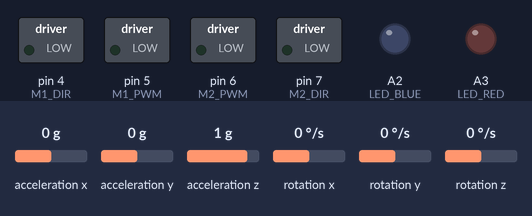
Simulated run of this sketch. Board: Arduino Uno, built for the host (arithmetic inside an expression is 32-bit, double 64-bit). On the bench: switched loads named in the sketch (green lamp = pin HIGH), output pins drawn as LEDs (lit = HIGH). The test bench sets the inputs (shaded band); at power-on: acceleration x 0 g, acceleration y 0 g, acceleration z 1 g, rotation x 0 °/s, rotation y 0 °/s, rotation z 0 °/s. Random numbers use the default seed unless the sketch sets one; no radio packets arrive unless stated.

Above: at 0.55 s.
At 1.15 s:
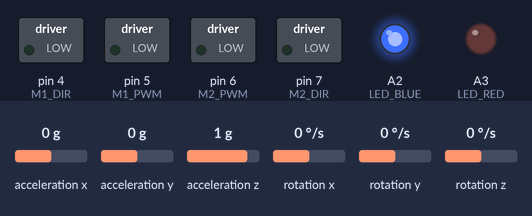
Timing chart, 0 to 3.5 s (numbered marks = the images above):
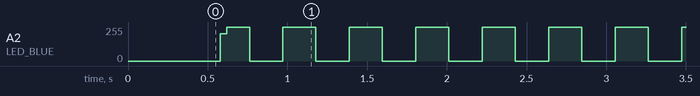

Measured:
- by itself, A2 (LED_BLUE): moves between 0/255 and 255/255, repeating every 0.83 s

The sketch:

onBody_controller_v1_6.ino
```cpp
//This version is trying to use nrf24_reliale_datagram_server
//REMEMBER to set I2C implementation to 2CDEV_ARDUINO_WIRE


#include <SPI.h>
#include <RH_NRF24.h>
#include <RHReliableDatagram.h>
#include <Wire.h>
#include <Adafruit_MCP4725.h>
#include <avr/io.h>
#include <avr/interrupt.h>
#include "MPU6050_6Axis_MotionApps20.h"
#include "I2Cdev.h"

//Define Pins
#define  LED_BLUE A2
#define  LED_RED  A3
#define  CE       9
#define  CSN      10
#define  M1_DIR   4
#define  M1_PWM   5
#define  M2_PWM   6
#define  M2_DIR   7
#define  INT_IMU  A0
//#define  INT0_PIN     2
//#define  INT1_PIN     3

#define CLIENT_ADDRESS 6
#define SERVER_ADDRESS 2

#define DAC_LEFT_ADDRESS  0x60
#define DAC_RIGHT_ADDRESS  0x61

RH_NRF24 nrf24(CE, CSN);// CE, CSN pins
RHReliableDatagram manager(nrf24, CLIENT_ADDRESS);
Adafruit_MCP4725 dacLeft;
Adafruit_MCP4725 dacRight;
MPU6050 mpu;


uint8_t data[] = "And hello back to you1223";
// Dont put this on the stack:
uint8_t buf[RH_NRF24_MAX_MESSAGE_LEN];

byte counter  = 0;

String inputString = "";         // a string to hold incoming data
boolean stringComplete = false;  // whether the string is complete
int encoder1Counter = 0;
int encoder2Counter = 0;

uint8_t devStatus;      // return status after each device operation (0 = success, !0 = error)
uint8_t mpuIntStatus;   // holds actual interrupt status byte from MPU
uint16_t packetSize;
uint8_t fifoBuffer[64]; // FIFO storage buffer
uint16_t fifoCount;     // count of all bytes currently in FIFO


boolean timer1int = false;

Quaternion q;           // [w, x, y, z]         quaternion container

void setup()
{
  pinMode(LED_RED, OUTPUT);
  pinMode(LED_BLUE,OUTPUT);
  pinMode(M1_DIR, OUTPUT);
  pinMode(M1_PWM, OUTPUT);
  pinMode(M2_PWM, OUTPUT);
  pinMode(M2_DIR, OUTPUT);
  pinMode(INT_IMU, INPUT);


  dacLeft.begin(DAC_LEFT_ADDRESS);
  dacRight.begin(DAC_RIGHT_ADDRESS);
  dacLeft.setVoltage(250,false); //950 // 30
  dacRight.setVoltage(250,false); //4094 is max


 // Wire.begin();
//  TWBR = 24; // 400kHz I2C clock (200kHz if CPU is 8MHz).
  TWBR = 2;  //This sets the clock to 400kHz for I2C ((8*10^6) / (16+2*(2)*1))/1000
  mpu.initialize();
  uint8_t devStatus = mpu.dmpInitialize();

    // supply your own gyro offsets here, scaled for min sensitivity
  mpu.setXGyroOffset(220);
  mpu.setYGyroOffset(76);
  mpu.setZGyroOffset(-85);
  mpu.setZAccelOffset(1788); // 1688 factory default for my test chip

  if (devStatus ==0 ) {
      mpu.setDMPEnabled(true);
      mpuIntStatus = mpu.getIntStatus();
      packetSize = mpu.dmpGetFIFOPacketSize();
  }
  else {
    digitalWrite(LED_RED, HIGH);
  }


/*
  if (!nrf24.init())
    digitalWrite(LED_RED,HIGH);
  // Defaults after init are 2.402 GHz (channel 2), 2Mbps, 0dBm
  if (!nrf24.setChannel(1))
    digitalWrite(LED_RED,HIGH);
  if (!nrf24.setRF(RH_NRF24::DataRate2Mbps, RH_NRF24::TransmitPower0dBm))
    digitalWrite(LED_RED,HIGH);
    */

  if (!manager.init())
      digitalWrite(LED_RED,HIGH);

//  if (!nrf24.setRF(RH_NRF24::DataRate1Mbps, RH_NRF24::TransmitPower0dBm))
//    digitalWrite(LED_RED,HIGH);
    //  Serial.println("init failed");
  // Defaults after init are 2.402 GHz (channel 2), 2Mbps, 0dBm

  //  analogWrite(M1_PWM, 100);
  //  analogWrite(M2_PWM, 100);
   manager.setTimeout(random(5,100));
   setupExternalInterrupts();
   setupTimer1();
   setupTimer2();
//   OCR0A = 0xAF;
//  TIMSK0 |= _BV(OCIE0A);

   sei(); //enable interrupts
}

//-----------------INTERRUPT SERVICE ROUTINES----------------
ISR (INT0_vect)
{
  encoder1Counter++;
}

ISR (INT1_vect)
{
 encoder2Counter++;
}

ISR (TIMER1_COMPA_vect)  // timer1 overflow interrupt
{
    //event to be exicuted every 4ms here
    data[3] = encoder1Counter;
    data[4] = encoder2Counter;
    encoder1Counter=0;
    encoder2Counter=0;
    timer1int = true;
   // PINC = (1<<2);
  //  PORTC^= (1<<2) ;
}

ISR (TIMER2_COMPA_vect) // timer2 overflow interrupt
{
  //PINC = (1<<2);
 // mpuIntStatus = mpu.getIntStatus();
}

ISR (TIMER0_COMPA_vect)  // timer0 overflow interrupt
{
    //event to be exicuted every 4ms here
}


void loop()
{

   mpuIntStatus = mpu.getIntStatus();
   fifoCount = mpu.getFIFOCount();

   if ((mpuIntStatus & 0x10) || fifoCount == 1024) {
        // reset so we can continue cleanly
        mpu.resetFIFO();
        digitalWrite(LED_RED, !digitalRead(LED_RED));

    // otherwise, check for DMP data ready interrupt (this should happen frequently)
    } else if (mpuIntStatus & 0x02) {
        // wait for correct available data length, should be a VERY short wait
        while (fifoCount < packetSize) fifoCount = mpu.getFIFOCount();

        // read a packet from FIFO
        mpu.getFIFOBytes(fifoBuffer, packetSize);
        mpu.dmpGetQuaternion(&q, fifoBuffer);
        digitalWrite(LED_BLUE, !digitalRead(LED_BLUE));
    }


 //mpu.getFIFOBytes(fifoBuffer, packetSize);


  if (timer1int == true) {
    timer1int=false;
    counter++;
   if (counter>243)  {counter=0;}
     data[1] = counter; //counter
    data[2] = manager.retransmissions();
 // data[3] = encoder1Counter;
 // data[4] = encoder2Counter;
    data[5] = fifoBuffer[1];
    data[6] = fifoBuffer[0];
    data[7] = fifoBuffer[5];
    data[8] = fifoBuffer[4];
    data[9] = fifoBuffer[9];
    data[10] =fifoBuffer[8];
    data[11] =fifoBuffer[13];
    data[12] =fifoBuffer[12];


    if (manager.sendtoWait(data, sizeof(data), SERVER_ADDRESS))
    {

     // digitalWrite(INT0, HIGH);
      // Now wait for a reply from the server
      uint8_t len = sizeof(buf);
      uint8_t from;
      if (manager.recvfromAckTimeout(buf, &len, 100, &from))
      {
          switch (buf[0]) {
            //do nothing
            case 0x01:
            break;

            //Control the motor
            case 0x02:
              analogWrite(M1_PWM, buf[1]);
              analogWrite(M2_PWM, buf[2]);
              digitalWrite(M1_DIR, buf[3]);
              digitalWrite(M2_DIR, buf[4]);
            break;

            //Blink the blue LED
            case 0x03:
                digitalWrite(LED_BLUE, !digitalRead(LED_BLUE));
            break;

            //Set DACs to a specific voltage
            case 0x04:
                  dacLeft.setVoltage(buf[1]*16,false); //950 // 30
                  dacRight.setVoltage(buf[2]*16,false); //4094 is max
            break;


          }//end switch
      //  Serial.print("got reply from : 0x");
      //  Serial.print(from, HEX);
      //  Serial.print(": ");
      //  Serial.println((char*)buf);
      }
      else
      {
      //  Serial.println("No reply, is nrf24_reliable_datagram_server running?");
      }
     // digitalWrite(INT0, LOW);

    }
    else {
  //        digitalWrite(LED_RED, !digitalRead(LED_RED));
    }
  }//end timer1Int

    //Serial.println("sendtoWait failed");
  //  digitalWrite(LED_RED, !digitalRead(LED_RED));
 // delay(100);

}

void setupExternalInterrupts() {
    DDRD &= ~(1 << DDD2);     // Clear the PD2 pin
    DDRD &= ~(1 << DDD3);     // Clear the PD3 pin
    // PD2 (PCINT0 pin) is now an input

   // PORTD |= (1 << PORTD2);    // turn On the Pull-up
   // PORTD |= (1 << PORTD3);    // turn On the Pull-up
    // PD2 is now an input with pull-up enabled

    // set INT0 to trigger on RISING EDGE
    EICRA |= (1 << ISC00);
    EICRA |= (1 << ISC01);    // set INT0 to trigger on ANY logic change
    EIMSK |= (1 << INT0);     // Turns on INT0

    // set INT1 to trigger on RISING EDGE
    EICRA |= (1 << ISC10);    // set INT1 to trigger on ANY logic change
    EICRA |= (1 << ISC11);    // set INT1 to trigger on ANY logic change
    EIMSK |= (1 << INT1);     // Turns on INT1
  //  sei();                    // turn on interrupts
}

void setupTimer1() {
  TCCR1A = 0;// set entire TCCR1A register to 0
  TCCR1B = 0;// same for TCCR1B
  TCNT1  = 0;//initialize counter value to 0
  // set compare match register for 1hz increments
//  OCR1A = 7812;// = (16*10^6) / (1*1024) - 1 (must be <65536)
  OCR1A = 780;// = (8*10^6) / (10*1024) - 1 (must be <65536)
  // turn on CTC mode
  TCCR1B |= (1 << WGM12);
  // Set CS12 and CS10 bits for 1024 prescaler
  TCCR1B |= (1 << CS12) | (1 << CS10);
  // enable timer compare interrupt
  TIMSK1 |= (1 << OCIE1A);
}


void setupTimer2() {
      OCR2A = 200;

    TCCR2A |= (1 << WGM21);
    // Set to CTC Mode

    TIMSK2 |= (1 << OCIE2A);
    //Set interrupt on compare match

    TCCR2B |= (1 << CS20);
    TCCR2B |= (1 << CS21);
    TCCR2B |= (1 << CS22);
    // set prescaler to 64 and starts PWM
}
```
